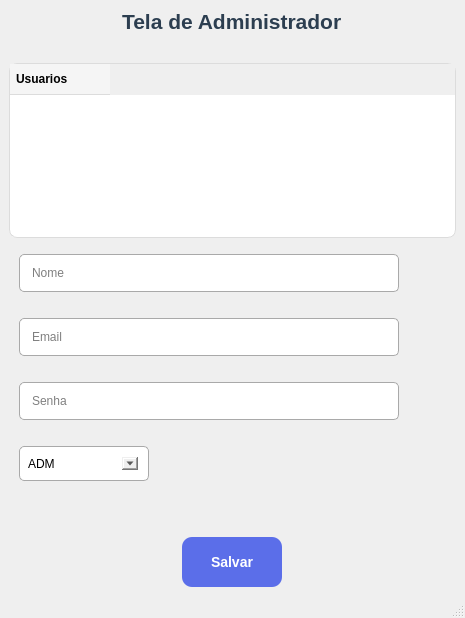
<?xml version="1.0" encoding="UTF-8"?>
<ui version="4.0">
 <class>MainWindow</class>
 <widget class="QMainWindow" name="MainWindow">
  <property name="geometry">
   <rect>
    <x>0</x>
    <y>0</y>
    <width>465</width>
    <height>618</height>
   </rect>
  </property>
  <property name="windowTitle">
   <string>Admin</string>
  </property>
  <property name="windowIcon">
   <iconset>
    <normaloff>imagens/contexto.png</normaloff>imagens/contexto.png</iconset>
  </property>
  <property name="styleSheet">
   <string notr="true">QLabel{
 font-family: &quot;Segoe UI&quot;, &quot;Arial&quot;, sans-serif;
    font-size: 16px;
    font-weight: 500;   
    color: #2c3e50;
}
QLineEdit {
	border-radius: 5px;	
	margin-top: 10px;
	border: 1px solid #a9a9a9;
	margin: 10px;
	padding: 10px;
}

QPushButton {
    background-color: #5B6EE9;
    color: #FFFFFF;
    border: none;
    border-radius: 10px;
    font-size: 14px;
    font-weight: 700;
    font-family: 'Segoe UI', 'SF Pro Text', sans-serif;
	margin-top: 40px;
}

QPushButton:hover {
    background-color: #4A5DD6;
}

QTableWidget {
    background-color: #ffffff;
    border: 1px solid #dcdcdc;
    border-radius: 8px;
    gridline-color: #eaeaea;
    font-size: 13px;
}

QTableWidget::item {
    padding: 8px;
}

QTableWidget::item:selected {
    background-color: #4CAF50;
    color: white;
}

QHeaderView::section {
    background-color: #f5f5f5;
    padding: 6px;
    border: none;
    border-bottom: 1px solid #dcdcdc;
    font-weight: bold;
}

QComboBox {
    border-radius: 5px;
    border: 1px solid #a9a9a9;
    margin: 10px;
    padding: 8px;
}

QComboBox QAbstractItemView {
    border: 1px solid #a9a9a9;
    background: white;
    selection-background-color: #5B6EE9;
    selection-color: white;
    padding: 5px;
}




</string>
  </property>
  <widget class="QWidget" name="centralwidget">
   <layout class="QGridLayout" name="gridLayout_2">
    <item row="0" column="0">
     <layout class="QGridLayout" name="gridLayout">
      <item row="4" column="0">
       <layout class="QVBoxLayout" name="verticalLayout">
        <item>
         <widget class="QLineEdit" name="lineEdit">
          <property name="sizePolicy">
           <sizepolicy hsizetype="Expanding" vsizetype="Preferred">
            <horstretch>0</horstretch>
            <verstretch>0</verstretch>
           </sizepolicy>
          </property>
          <property name="minimumSize">
           <size>
            <width>0</width>
            <height>0</height>
           </size>
          </property>
          <property name="maximumSize">
           <size>
            <width>400</width>
            <height>400</height>
           </size>
          </property>
          <property name="layoutDirection">
           <enum>Qt::LeftToRight</enum>
          </property>
          <property name="placeholderText">
           <string>Nome</string>
          </property>
         </widget>
        </item>
        <item>
         <widget class="QLineEdit" name="lineEdit_2">
          <property name="sizePolicy">
           <sizepolicy hsizetype="Expanding" vsizetype="Preferred">
            <horstretch>0</horstretch>
            <verstretch>0</verstretch>
           </sizepolicy>
          </property>
          <property name="minimumSize">
           <size>
            <width>0</width>
            <height>0</height>
           </size>
          </property>
          <property name="maximumSize">
           <size>
            <width>400</width>
            <height>16777215</height>
           </size>
          </property>
          <property name="text">
           <string/>
          </property>
          <property name="placeholderText">
           <string>Email</string>
          </property>
         </widget>
        </item>
        <item>
         <widget class="QLineEdit" name="lineEdit_3">
          <property name="minimumSize">
           <size>
            <width>0</width>
            <height>0</height>
           </size>
          </property>
          <property name="maximumSize">
           <size>
            <width>400</width>
            <height>400</height>
           </size>
          </property>
          <property name="text">
           <string/>
          </property>
          <property name="placeholderText">
           <string>Senha</string>
          </property>
         </widget>
        </item>
        <item>
         <widget class="QComboBox" name="comboBox">
          <property name="sizePolicy">
           <sizepolicy hsizetype="Fixed" vsizetype="Fixed">
            <horstretch>0</horstretch>
            <verstretch>0</verstretch>
           </sizepolicy>
          </property>
          <property name="minimumSize">
           <size>
            <width>0</width>
            <height>55</height>
           </size>
          </property>
          <property name="maximumSize">
           <size>
            <width>150</width>
            <height>150</height>
           </size>
          </property>
          <property name="font">
           <font>
            <underline>false</underline>
           </font>
          </property>
          <property name="cursor">
           <cursorShape>ArrowCursor</cursorShape>
          </property>
          <property name="mouseTracking">
           <bool>false</bool>
          </property>
          <property name="styleSheet">
           <string notr="true"/>
          </property>
          <property name="editable">
           <bool>false</bool>
          </property>
          <property name="insertPolicy">
           <enum>QComboBox::InsertAtBottom</enum>
          </property>
          <property name="iconSize">
           <size>
            <width>15</width>
            <height>20</height>
           </size>
          </property>
          <property name="duplicatesEnabled">
           <bool>false</bool>
          </property>
          <property name="frame">
           <bool>true</bool>
          </property>
          <item>
           <property name="text">
            <string>ADM</string>
           </property>
           <property name="icon">
            <iconset>
             <normaloff>imagens/contexto.png</normaloff>imagens/contexto.png</iconset>
           </property>
          </item>
          <item>
           <property name="text">
            <string>AGENTE</string>
           </property>
           <property name="icon">
            <iconset>
             <normaloff>imagens/agente-de-call-center.png</normaloff>imagens/agente-de-call-center.png</iconset>
           </property>
          </item>
          <item>
           <property name="text">
            <string>SECRETARIA</string>
           </property>
           <property name="icon">
            <iconset>
             <normaloff>imagens/secretaria-do-escritorio.png</normaloff>imagens/secretaria-do-escritorio.png</iconset>
           </property>
          </item>
         </widget>
        </item>
        <item>
         <layout class="QGridLayout" name="gridLayout_3">
          <item row="1" column="0">
           <widget class="QPushButton" name="salvar">
            <property name="sizePolicy">
             <sizepolicy hsizetype="Expanding" vsizetype="Fixed">
              <horstretch>0</horstretch>
              <verstretch>0</verstretch>
             </sizepolicy>
            </property>
            <property name="minimumSize">
             <size>
              <width>100</width>
              <height>90</height>
             </size>
            </property>
            <property name="maximumSize">
             <size>
              <width>20</width>
              <height>150</height>
             </size>
            </property>
            <property name="text">
             <string>Salvar</string>
            </property>
           </widget>
          </item>
         </layout>
        </item>
       </layout>
      </item>
      <item row="2" column="0">
       <widget class="QTableWidget" name="tableWidget">
        <property name="sizePolicy">
         <sizepolicy hsizetype="Expanding" vsizetype="Expanding">
          <horstretch>0</horstretch>
          <verstretch>0</verstretch>
         </sizepolicy>
        </property>
        <property name="minimumSize">
         <size>
          <width>250</width>
          <height>150</height>
         </size>
        </property>
        <property name="columnCount">
         <number>1</number>
        </property>
        <column>
         <property name="text">
          <string>Usuarios</string>
         </property>
         <property name="font">
          <font>
           <weight>75</weight>
           <bold>true</bold>
           <underline>false</underline>
          </font>
         </property>
         <property name="textAlignment">
          <set>AlignLeading|AlignVCenter</set>
         </property>
        </column>
       </widget>
      </item>
      <item row="0" column="0" alignment="Qt::AlignHCenter">
       <widget class="QLabel" name="label">
        <property name="text">
         <string>&lt;html&gt;&lt;head/&gt;&lt;body&gt;&lt;p&gt;&lt;span style=&quot; font-size:16pt; font-weight:600;&quot;&gt;Tela de Administrador&lt;/span&gt;&lt;/p&gt;&lt;/body&gt;&lt;/html&gt;</string>
        </property>
       </widget>
      </item>
      <item row="1" column="0">
       <spacer name="verticalSpacer">
        <property name="orientation">
         <enum>Qt::Vertical</enum>
        </property>
        <property name="sizeHint" stdset="0">
         <size>
          <width>20</width>
          <height>40</height>
         </size>
        </property>
       </spacer>
      </item>
     </layout>
    </item>
   </layout>
  </widget>
  <widget class="QMenuBar" name="menubar">
   <property name="geometry">
    <rect>
     <x>0</x>
     <y>0</y>
     <width>465</width>
     <height>21</height>
    </rect>
   </property>
  </widget>
  <widget class="QStatusBar" name="statusbar"/>
 </widget>
 <resources/>
 <connections/>
</ui>
